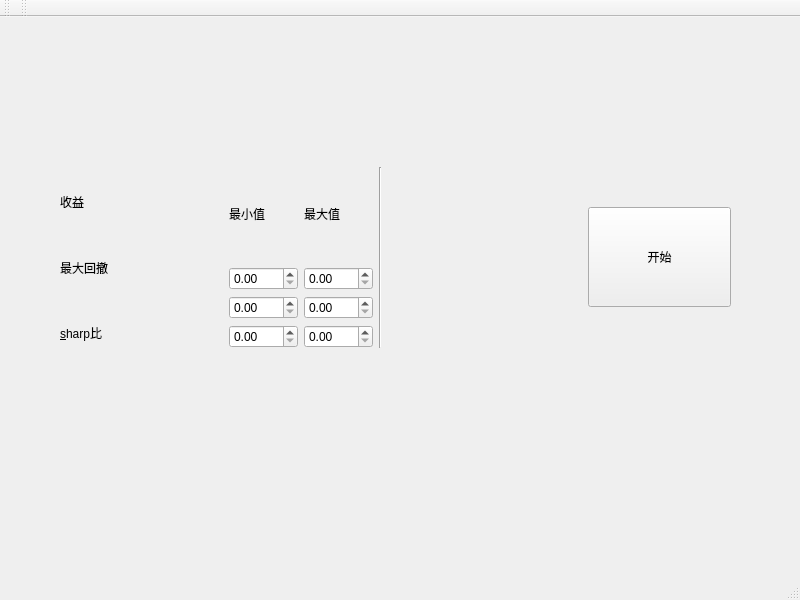
<?xml version="1.0" encoding="UTF-8"?>
<ui version="4.0">
 <class>MainWindow</class>
 <widget class="QMainWindow" name="MainWindow">
  <property name="geometry">
   <rect>
    <x>0</x>
    <y>0</y>
    <width>800</width>
    <height>600</height>
   </rect>
  </property>
  <property name="windowTitle">
   <string>MainWindow</string>
  </property>
  <widget class="QWidget" name="centralwidget">
   <widget class="QWidget" name="layoutWidget">
    <property name="geometry">
     <rect>
      <x>60</x>
      <y>150</y>
      <width>671</width>
      <height>181</height>
     </rect>
    </property>
    <layout class="QHBoxLayout" name="horizontalLayout">
     <item>
      <layout class="QVBoxLayout" name="verticalLayout_4">
       <item>
        <widget class="QLabel" name="label_17">
         <property name="text">
          <string/>
         </property>
        </widget>
       </item>
       <item>
        <widget class="QLabel" name="label_15">
         <property name="sizePolicy">
          <sizepolicy hsizetype="Preferred" vsizetype="Preferred">
           <horstretch>0</horstretch>
           <verstretch>1</verstretch>
          </sizepolicy>
         </property>
         <property name="text">
          <string>收益</string>
         </property>
        </widget>
       </item>
       <item>
        <widget class="QLabel" name="label_14">
         <property name="sizePolicy">
          <sizepolicy hsizetype="Preferred" vsizetype="Preferred">
           <horstretch>0</horstretch>
           <verstretch>3</verstretch>
          </sizepolicy>
         </property>
         <property name="text">
          <string>最大回撤</string>
         </property>
        </widget>
       </item>
       <item>
        <widget class="QLabel" name="label_12">
         <property name="sizePolicy">
          <sizepolicy hsizetype="Preferred" vsizetype="Preferred">
           <horstretch>0</horstretch>
           <verstretch>1</verstretch>
          </sizepolicy>
         </property>
         <property name="text">
          <string>&amp;sharp比</string>
         </property>
         <property name="buddy">
          <cstring>doubleSpinBox_16</cstring>
         </property>
        </widget>
       </item>
      </layout>
     </item>
     <item>
      <spacer name="verticalSpacer">
       <property name="orientation">
        <enum>Qt::Vertical</enum>
       </property>
       <property name="sizeType">
        <enum>QSizePolicy::Preferred</enum>
       </property>
       <property name="sizeHint" stdset="0">
        <size>
         <width>20</width>
         <height>40</height>
        </size>
       </property>
      </spacer>
     </item>
     <item>
      <layout class="QGridLayout" name="gridLayout">
       <item row="0" column="0">
        <widget class="QLabel" name="label_16">
         <property name="text">
          <string>最小值</string>
         </property>
        </widget>
       </item>
       <item row="0" column="1">
        <widget class="QLabel" name="label_13">
         <property name="text">
          <string>最大值</string>
         </property>
        </widget>
       </item>
       <item row="1" column="0">
        <widget class="QDoubleSpinBox" name="doubleSpinBox_18"/>
       </item>
       <item row="1" column="1">
        <widget class="QDoubleSpinBox" name="doubleSpinBox_13"/>
       </item>
       <item row="2" column="0">
        <widget class="QDoubleSpinBox" name="doubleSpinBox_14"/>
       </item>
       <item row="2" column="1">
        <widget class="QDoubleSpinBox" name="doubleSpinBox_17"/>
       </item>
       <item row="3" column="0">
        <widget class="QDoubleSpinBox" name="doubleSpinBox_16"/>
       </item>
       <item row="3" column="1">
        <widget class="QDoubleSpinBox" name="doubleSpinBox_15"/>
       </item>
      </layout>
     </item>
     <item>
      <widget class="Line" name="line">
       <property name="orientation">
        <enum>Qt::Vertical</enum>
       </property>
      </widget>
     </item>
     <item>
      <spacer name="horizontalSpacer">
       <property name="orientation">
        <enum>Qt::Horizontal</enum>
       </property>
       <property name="sizeType">
        <enum>QSizePolicy::Preferred</enum>
       </property>
       <property name="sizeHint" stdset="0">
        <size>
         <width>200</width>
         <height>20</height>
        </size>
       </property>
      </spacer>
     </item>
     <item>
      <widget class="QPushButton" name="pushButton_3">
       <property name="minimumSize">
        <size>
         <width>100</width>
         <height>100</height>
        </size>
       </property>
       <property name="text">
        <string>开始</string>
       </property>
      </widget>
     </item>
    </layout>
   </widget>
  </widget>
  <widget class="QMenuBar" name="menubar">
   <property name="geometry">
    <rect>
     <x>0</x>
     <y>0</y>
     <width>800</width>
     <height>26</height>
    </rect>
   </property>
  </widget>
  <widget class="QStatusBar" name="statusbar"/>
  <widget class="QToolBar" name="toolBar">
   <property name="windowTitle">
    <string>toolBar</string>
   </property>
   <attribute name="toolBarArea">
    <enum>TopToolBarArea</enum>
   </attribute>
   <attribute name="toolBarBreak">
    <bool>false</bool>
   </attribute>
  </widget>
  <widget class="QToolBar" name="toolBar_2">
   <property name="windowTitle">
    <string>toolBar_2</string>
   </property>
   <attribute name="toolBarArea">
    <enum>TopToolBarArea</enum>
   </attribute>
   <attribute name="toolBarBreak">
    <bool>false</bool>
   </attribute>
  </widget>
 </widget>
 <tabstops>
  <tabstop>doubleSpinBox_18</tabstop>
  <tabstop>doubleSpinBox_14</tabstop>
  <tabstop>doubleSpinBox_16</tabstop>
  <tabstop>doubleSpinBox_13</tabstop>
  <tabstop>doubleSpinBox_17</tabstop>
  <tabstop>doubleSpinBox_15</tabstop>
  <tabstop>pushButton_3</tabstop>
 </tabstops>
 <resources/>
 <connections/>
</ui>
